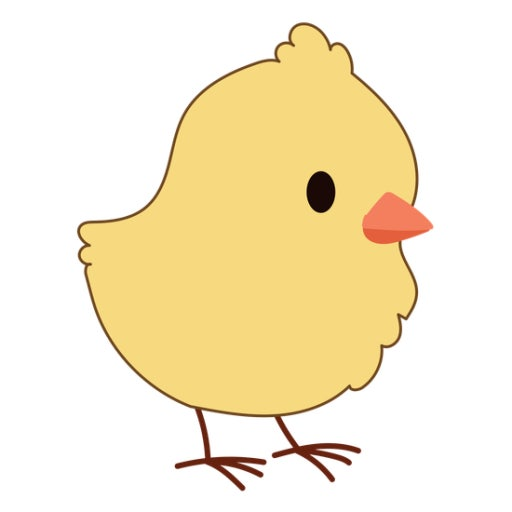
#> input picture 3-1_PythonBasicsIII/05_image_data/sample.jpg, 512 x 512 px
$ python draw_on_image.py
#> lines starting #> are read from the running program, lines starting #| are printed output that depends on the picture
import os

from PIL import Image
from PIL import ImageDraw

# Open one image file in this folder.
base_dir = os.path.dirname(__file__)
input_path = os.path.join(base_dir, "sample.jpg")
generated_dir = os.path.join(base_dir, "_generated")
output_path = os.path.join(generated_dir, "sample_with_circle.jpg")

os.makedirs(generated_dir, exist_ok=True)

# the original image first.
image = Image.open(input_path)
#> image is the input picture: PIL image 512x512 RGB; mean R, G, B 248, 236, 205.7

# Draw one red circle on the image.
draw = ImageDraw.Draw(image)
draw.ellipse((140, 140, 380, 380), outline="red", width=6) #원본 복제 저장ㅇㅇ

# Save and show the edited image.
image.save(output_path)
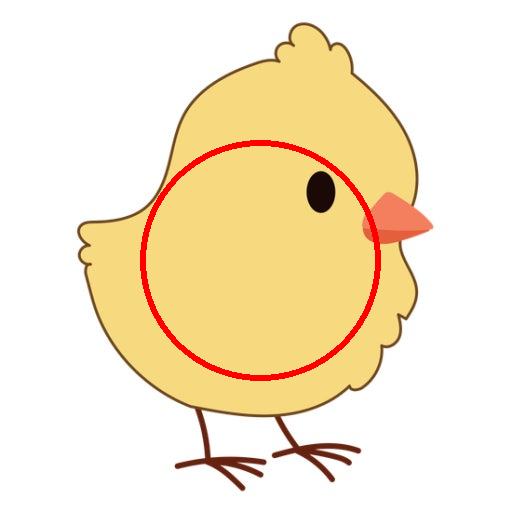
#> saved as sample_with_circle.jpg: PIL image 512x512 RGB; mean R, G, B 248.2, 232.5, 203.6

print(input_path)
print(output_path)
